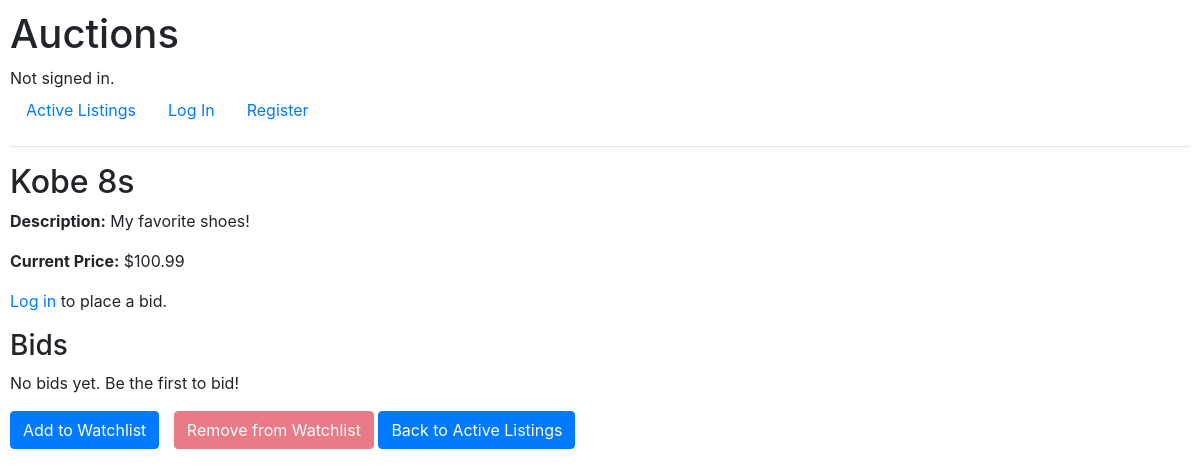
The page /listing/1/ on the database as committed earlier.
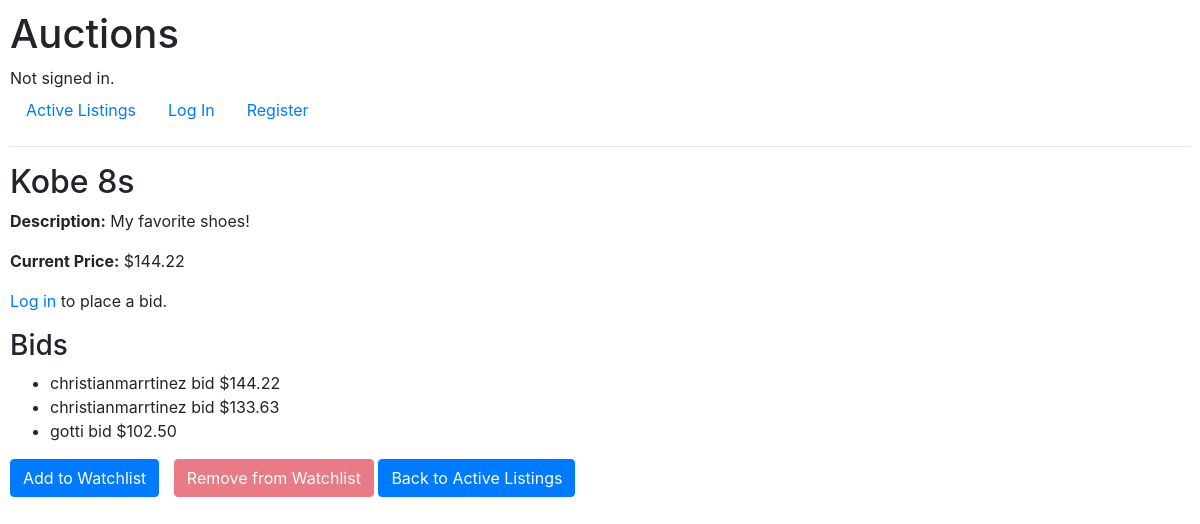
The same page on the database as committed later.
### auctions/models.py (models this page shows, shortened)
class AuctionListing(models.Model):
    CATEGORY_CHOICES = [
        ('Fashion', 'Fashion'),
        ('Toys', 'Toys'),
        ('Electronics', 'Electronics'),
        ('Home', 'Home'),
    ]
    title = models.CharField(max_length=100)
    description = models.TextField()
    starting_bid = models.DecimalField(max_digits=10, decimal_places=2)
    current_price = models.DecimalField(max_digits=10, decimal_places=2, default=0)
    image_url = models.URLField(blank=True, null=True)
    category = models.CharField(max_length=20, choices=CATEGORY_CHOICES, blank=True, null=True)
    is_active = models.BooleanField(default=True)
    owner = models.ForeignKey(User, on_delete=models.CASCADE, related_name="listings")
    created_at = models.DateTimeField(auto_now_add=True)

class Bid(models.Model):
    listing = models.ForeignKey(AuctionListing, on_delete=models.CASCADE, related_name="bids")
    bidder = models.ForeignKey(User, on_delete=models.CASCADE, related_name="bids")
    amount = models.DecimalField(max_digits=10, decimal_places=2)
    timestamp = models.DateTimeField(auto_now_add=True)

class User(AbstractUser):
    pass

### auctions/views.py (the view, shortened to what this page needs)
# urls.py: path("listing/<int:listing_id>/", views.listing, name="listing"),
def listing(request, listing_id):
    listing = get_object_or_404(AuctionListing, id=listing_id)
    bids = listing.bids.order_by('-amount')  # Get all bids for this listing, ordered by amount descending
    current_price = bids.first().amount if bids.exists() else listing.starting_bid
    winner = None
    if not listing.is_active and bids.exists():
        winner_bid = bids.first()
        if winner_bid:
            winner = winner_bid.bidder  # The bidder who placed the highest bid
    if request.method == 'POST':
        if not request.user.is_authenticated:
            messages.error(request, "You must be logged in to place a bid.")
            return redirect('login')
        form = BidForm(request.POST)
        if form.is_valid():
            bid_amount = form.cleaned_data['amount']
            if bid_amount < listing.starting_bid:
                messages.error(request, "Your bid must be at least the starting bid.")
            elif bids.exists() and bid_amount <= bids.first().amount:
                messages.error(request, "Your bid must be higher than the current highest bid.")
            else:
                new_bid = form.save(commit=False)
                new_bid.listing = listing
                new_bid.bidder = request.user
                new_bid.save()
                listing.current_price = bid_amount
                listing.save()
                messages.success(request, "Your bid was placed successfully.")
                return redirect('listing', listing_id=listing_id)
    else:
        form = BidForm()
    listing_watchlist_users = listing.watchlist_entries.values_list('user', flat=True)
    context = {
        'listing': listing,
        'bids': bids,
        'form': form,
        'current_price': current_price,
        'listing_watchlist_users': listing_watchlist_users,
        'winner': winner,  # Pass the winner to the template
    }
    return render(request, 'auctions/listing.html', context)

### auctions/templates/auctions/listing.html (shortened to what this page needs)
{% extends "auctions/layout.html" %}
{% load static %}
{% block body %}
<h2>{{ listing.title }}</h2>
<p><strong>Description:</strong> {{ listing.description }}</p>
<p><strong>Current Price:</strong> ${{ current_price }}</p>
{% if user.is_authenticated %}
    <h3>Place a Bid</h3>
    <form method="POST">
        {% csrf_token %}
        <input
            type="number"
            name="amount"
            class="form-control bid-input"
            placeholder="00.00"
            step="0.01"
            min="0.01"
            required>
        <button type="submit" class="btn btn-primary">Place Bid</button>
    </form>
    {% if messages %}
        <ul>
            {% for message in messages %}
                <li{% if message.tags %} class="{{ message.tags }}"{% endif %}>{{ message }}</li>
            {% endfor %}
        </ul>
    {% endif %}
{% else %}
    <p><a href="{% url 'login' %}">Log in</a> to place a bid.</p>
{% endif %}
<h3>Bids</h3>
{% if bids %}
    <ul>
    {% for bid in bids %}
        <li>{{ bid.bidder.username }} bid ${{ bid.amount }}</li>
    {% endfor %}
    </ul>
{% else %}
    <p>No bids yet. Be the first to bid!</p>
{% endif %}
<form action="{% url 'toggle_watchlist' listing.id %}" method="post" style="display: inline-block;">
    <button
        type="submit"
        name="action"
        value="add"
        class="btn btn-primary"
        {% if user.id in listing_watchlist_users %}disabled{% endif %}>
        Add to Watchlist
    </button>
</form>
<form action="{% url 'toggle_watchlist' listing.id %}" method="post" style="display: inline-block; margin-left: 10px;">
    <button
        type="submit"
        name="action"
        value="remove"
        class="btn btn-danger"
        {% if user.id not in listing_watchlist_users %}disabled{% endif %}>
        Remove from Watchlist
    </button>
</form>
<a href="{% url 'index' %}" class="btn btn-primary">Back to Active Listings</a>
{% endblock %}

### auctions/templates/auctions/layout.html (shortened to what this page needs)
{% load static %}
<!DOCTYPE html>
<html lang="en">
    <head>
        <link rel="stylesheet" href="https://stackpath.bootstrapcdn.com/bootstrap/4.4.1/css/bootstrap.min.css">
        <link href="{% static 'auctions/styles.css' %}" rel="stylesheet">
    </head>
    <body>
        <h1>Auctions</h1>
        <div>
            {% if user.is_authenticated %}
                Signed in as <strong>{{ user.username }}</strong>.
            {% else %}
                Not signed in.
            {% endif %}
        </div>
        <ul class="nav">
            <li class="nav-item">
                <a class="nav-link" href="{% url 'index' %}">Active Listings</a>
            </li>
            {% if user.is_authenticated %}
                <li class="nav-item">
                    <a class="nav-link" href="{% url 'create_listing' %}">Create Listing</a>
                </li>
                <li class="nav-item">
                    <a class="nav-link" href="{% url 'logout' %}">Log Out</a>
                </li>
            {% else %}
                <li class="nav-item">
                    <a class="nav-link" href="{% url 'login' %}">Log In</a>
                </li>
                <li class="nav-item">
                    <a class="nav-link" href="{% url 'register' %}">Register</a>
                </li>
            {% endif %}
        </ul>
        <hr>
        {% block body %}
        {% endblock %}
    </body>
</html>

### auctions/static/auctions/styles.css (style rules this page uses)
body { padding: 10px; }

Rows that differ between the two databases and show on the page:
added Bid: amount "144.22", bidder.username "christianmarrtinez"
added Bid: bidder.username "christianmarrtinez", amount "133.63"
added Bid: bidder.username "gotti", amount "102.50"
Other text that changed with them:
{{ current_price }}: "100.99" → "144.22"
text no longer shown: "No bids yet. Be the first to bid!"
